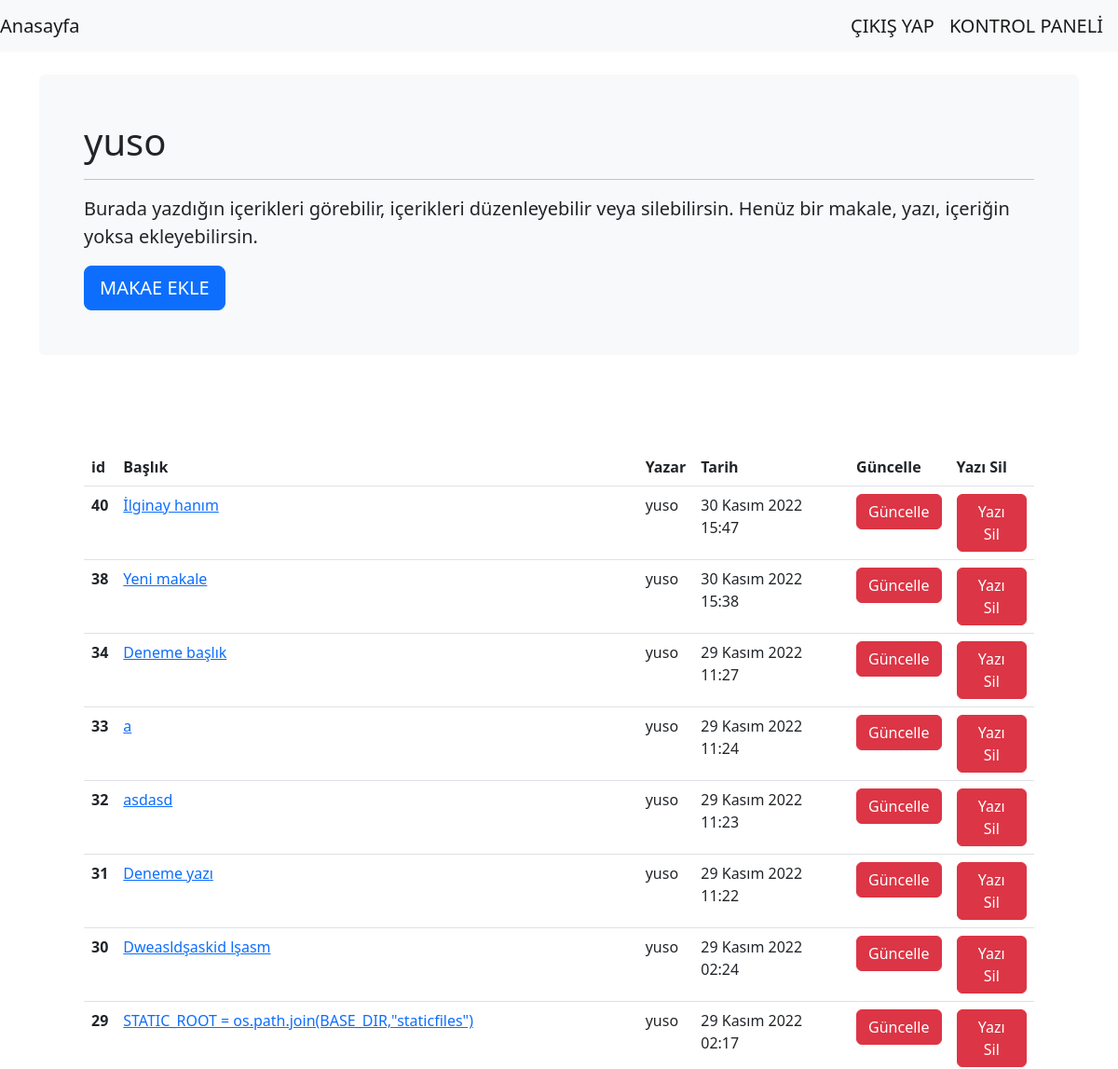
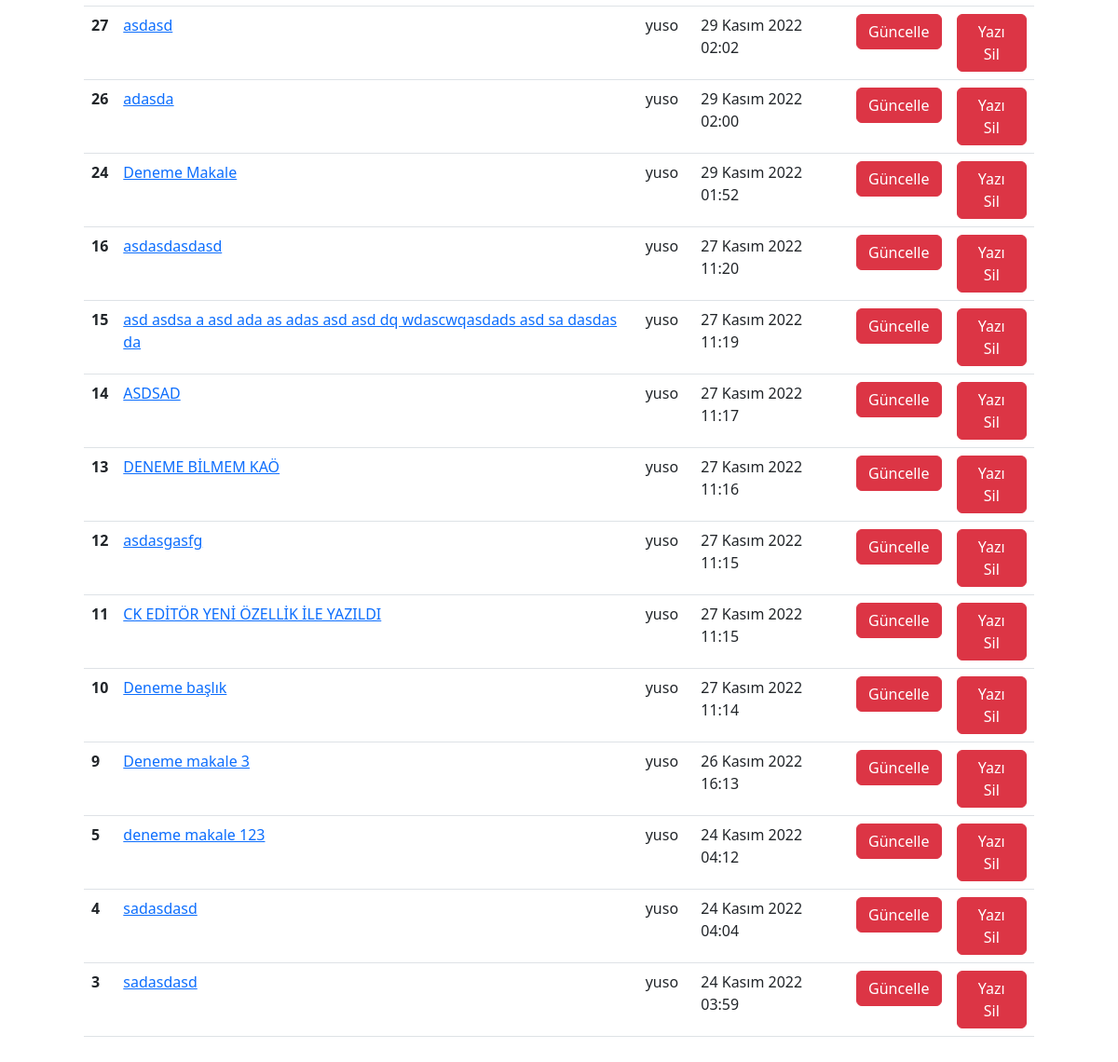
Page /articles/kontrol/ (signed in) on the committed database (2 pictures, top to bottom).
### article/models.py (models this page shows)
class Article(models.Model):
    author=models.ForeignKey("auth.User",on_delete=models.CASCADE,verbose_name="Yazar")
    title =models.CharField(max_length=200,verbose_name="Başlık")
    content =RichTextField()
    date =models.DateTimeField(verbose_name="Tarih",auto_now_add=True)
    image =models.FileField(blank =True,null=True,verbose_name="Fotoğraf Ekle")
    class Meta:
        ordering =["-date"]

### article/views.py (the view)
# urls.py: path('kontrol/', views.kontrol,name="kontrol"),
def kontrol(request):
    articles =Article.objects.filter(author =request.user)
    context ={
        "articles":articles
    }
    return render(request,"kontrol.html",{"articles":articles})

### templates/kontrol.html (shortened to what this page needs)
{% extends 'layout.html' %}
{% block body %} <br>
<main class="container">
  <div class="bg-light  p-5 rounded">
    <h1>{{request.user}}</h1> <hr>
    <p class="lead">Burada yazdığın içerikleri görebilir, içerikleri düzenleyebilir veya silebilirsin. Henüz bir makale, yazı, içeriğin yoksa ekleyebilirsin.</p>
    <a class="btn btn-lg btn-primary" href="/articles/addarticle" role="button">MAKAE EKLE </a>
  </div>
</main>
 <div class="container my-1">
  <div class="bg- p-5 rounded">
    <div class="col-sm-13 py-5 mx-auto">
{% if articles  %}
<table class="table">
  <thead>
    <tr>
      <th scope="col">id</th>
      <th scope="col">Başlık</th>
      <th scope="col">Yazar </th>
      <th scope="col">Tarih</th>
      <th scope="col">Güncelle</th>
      <th scope="col">Yazı Sil </th>
    </tr>
  </thead>
  {% for article in articles %}
  <tbody>
    <tr>
      <th scope="row">{{article.id}}</th>
      <td><a href="{% url 'article:detail' article.id %}">{{article.title}}</a></td>
      <td>{{article.author}}</td>
      <td>{{article.date}}</td>
      <td><a class="btn btn-danger" href="{% url 'article:update' article.id %}">Güncelle</a></td>
      <td><a class="btn btn-danger" href="{% url 'article:delete' article.id %}">Yazı Sil</a></td>
    </tr>
  </tbody>
  {% endfor %}
</table>
</div>
{% else %}
<div class="row">
  <center> <h3 class="alert alert-danger">HİÇ MAKALE YOK </h3></center>
</div>
{% endif %}
  </div>
  </div>
{% endblock body %}

### rows in the picture
Article: id "40", title "İlginay hanım", author "yuso", date "30 Kasım 2022 15:47"
Article: id "38", title "Yeni makale", author "yuso", date "30 Kasım 2022 15:38"
Article: id "34", title "Deneme başlık", author "yuso", date "29 Kasım 2022 11:27"
Article: id "33", title "a", author "yuso", date "29 Kasım 2022 11:24"
Article: id "32", title "asdasd", author "yuso", date "29 Kasım 2022 11:23"
Article: id "31", title "Deneme yazı", author "yuso", date "29 Kasım 2022 11:22"
Article: id "30", title "Dweasldşaskid lşasm", author "yuso", date "29 Kasım 2022 02:24"
Article: id "29", title "STATIC_ROOT = os.path.join(BASE_DIR,\"staticfiles\")", author "yuso", date "29 Kasım 2022 02:17"
Article: id "27", title "asdasd", author "yuso", date "29 Kasım 2022 02:02"
Article: id "26", title "adasda", author "yuso", date "29 Kasım 2022 02:00"
Article: id "24", title "Deneme Makale", author "yuso", date "29 Kasım 2022 01:52"
Article: id "16", title "asdasdasdasd", author "yuso", date "27 Kasım 2022 11:20"
Article: id "15", title "asd asdsa a asd ada as adas asd asd dq wdascwqasdads asd sa dasdas da", author "yuso", date "27 Kasım 2022 11:19"
Article: id "14", title "ASDSAD", author "yuso", date "27 Kasım 2022 11:17"
Article: id "13", title "DENEME BİLMEM KAÖ", author "yuso", date "27 Kasım 2022 11:16"
Article: id "12", title "asdasgasfg", author "yuso", date "27 Kasım 2022 11:15"
Article: id "11", title "CK EDİTÖR YENİ ÖZELLİK İLE YAZILDI", author "yuso", date "27 Kasım 2022 11:15"
Article: id "10", title "Deneme başlık", author "yuso", date "27 Kasım 2022 11:14"
Article: id "9", title "Deneme makale 3", author "yuso", date "26 Kasım 2022 16:13"
Article: id "5", title "deneme makale 123", author "yuso", date "24 Kasım 2022 04:12"
Article: id "4", title "sadasdasd", author "yuso", date "24 Kasım 2022 04:04"
Article: id "3", title "sadasdasd", author "yuso", date "24 Kasım 2022 03:59"

### other values in the picture
{{ request.user }} "yuso"
